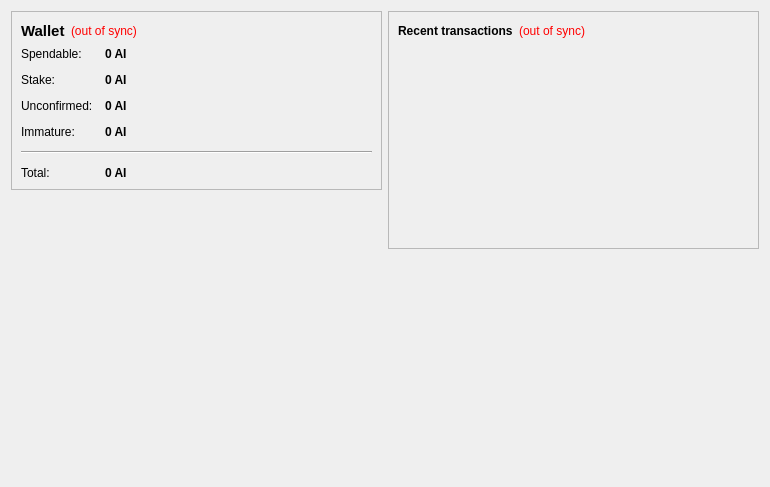
<?xml version="1.0" encoding="UTF-8"?>
<ui version="4.0">
 <class>OverviewPage</class>
 <widget class="QWidget" name="OverviewPage">
  <property name="geometry">
   <rect>
    <x>0</x>
    <y>0</y>
    <width>770</width>
    <height>487</height>
   </rect>
  </property>
  <property name="windowTitle">
   <string>Form</string>
  </property>
  <layout class="QHBoxLayout" name="horizontalLayout" stretch="1,1">
   <item>
    <layout class="QVBoxLayout" name="verticalLayout_2">
     <item>
      <widget class="QFrame" name="frame">
       <property name="frameShape">
        <enum>QFrame::StyledPanel</enum>
       </property>
       <property name="frameShadow">
        <enum>QFrame::Raised</enum>
       </property>
       <layout class="QVBoxLayout" name="verticalLayout_4">
        <item>
         <layout class="QHBoxLayout" name="horizontalLayout_4">
          <item>
           <widget class="QLabel" name="label_5">
            <property name="font">
             <font>
              <pointsize>11</pointsize>
              <weight>75</weight>
              <bold>true</bold>
             </font>
            </property>
            <property name="text">
             <string>Wallet</string>
            </property>
           </widget>
          </item>
          <item>
           <widget class="QLabel" name="labelWalletStatus">
            <property name="toolTip">
             <string>The displayed information may be out of date. Your wallet automatically synchronizes with the Artificial_Intelligence network after a connection is established, but this process has not completed yet.</string>
            </property>
            <property name="styleSheet">
             <string notr="true">QLabel { color: red; }</string>
            </property>
            <property name="text">
             <string notr="true">(out of sync)</string>
            </property>
            <property name="alignment">
             <set>Qt::AlignLeading|Qt::AlignLeft|Qt::AlignVCenter</set>
            </property>
           </widget>
          </item>
          <item>
           <spacer name="horizontalSpacer_2">
            <property name="orientation">
             <enum>Qt::Horizontal</enum>
            </property>
            <property name="sizeHint" stdset="0">
             <size>
              <width>40</width>
              <height>20</height>
             </size>
            </property>
           </spacer>
          </item>
         </layout>
        </item>
        <item>
         <layout class="QFormLayout" name="formLayout_2">
          <property name="fieldGrowthPolicy">
           <enum>QFormLayout::AllNonFixedFieldsGrow</enum>
          </property>
          <property name="horizontalSpacing">
           <number>12</number>
          </property>
          <property name="verticalSpacing">
           <number>12</number>
          </property>
          <item row="0" column="0">
           <widget class="QLabel" name="label">
            <property name="text">
             <string>Spendable:</string>
            </property>
           </widget>
          </item>
          <item row="0" column="1">
           <widget class="QLabel" name="labelBalance">
            <property name="font">
             <font>
              <weight>75</weight>
              <bold>true</bold>
             </font>
            </property>
            <property name="cursor">
             <cursorShape>IBeamCursor</cursorShape>
            </property>
            <property name="toolTip">
             <string>Your current spendable balance</string>
            </property>
            <property name="text">
             <string notr="true">0 AI</string>
            </property>
            <property name="textInteractionFlags">
             <set>Qt::LinksAccessibleByMouse|Qt::TextSelectableByKeyboard|Qt::TextSelectableByMouse</set>
            </property>
           </widget>
          </item>
          <item row="1" column="0">
           <widget class="QLabel" name="label_6">
            <property name="text">
             <string>Stake:</string>
            </property>
           </widget>
          </item>
          <item row="1" column="1">
           <widget class="QLabel" name="labelStake">
            <property name="font">
             <font>
              <weight>75</weight>
              <bold>true</bold>
             </font>
            </property>
            <property name="cursor">
             <cursorShape>IBeamCursor</cursorShape>
            </property>
            <property name="toolTip">
             <string>Total of coins that was staked, and do not yet count toward the current balance</string>
            </property>
            <property name="text">
             <string notr="true">0 AI</string>
            </property>
            <property name="textInteractionFlags">
             <set>Qt::LinksAccessibleByMouse|Qt::TextSelectableByKeyboard|Qt::TextSelectableByMouse</set>
            </property>
           </widget>
          </item>
          <item row="2" column="0">
           <widget class="QLabel" name="label_3">
            <property name="text">
             <string>Unconfirmed:</string>
            </property>
           </widget>
          </item>
          <item row="2" column="1">
           <widget class="QLabel" name="labelUnconfirmed">
            <property name="font">
             <font>
              <weight>75</weight>
              <bold>true</bold>
             </font>
            </property>
            <property name="cursor">
             <cursorShape>IBeamCursor</cursorShape>
            </property>
            <property name="toolTip">
             <string>Total of transactions that have yet to be confirmed, and do not yet count toward the current balance</string>
            </property>
            <property name="text">
             <string notr="true">0 AI</string>
            </property>
            <property name="textInteractionFlags">
             <set>Qt::LinksAccessibleByMouse|Qt::TextSelectableByKeyboard|Qt::TextSelectableByMouse</set>
            </property>
           </widget>
          </item>
          <item row="3" column="0">
           <widget class="QLabel" name="labelImmatureText">
            <property name="text">
             <string>Immature:</string>
            </property>
           </widget>
          </item>
          <item row="3" column="1">
           <widget class="QLabel" name="labelImmature">
            <property name="font">
             <font>
              <weight>75</weight>
              <bold>true</bold>
             </font>
            </property>
            <property name="toolTip">
             <string>Mined balance that has not yet matured</string>
            </property>
            <property name="text">
             <string notr="true">0 AI</string>
            </property>
            <property name="textInteractionFlags">
             <set>Qt::LinksAccessibleByMouse|Qt::TextSelectableByKeyboard|Qt::TextSelectableByMouse</set>
            </property>
           </widget>
          </item>
          <item row="4" column="0" colspan="2">
           <widget class="Line" name="line">
            <property name="orientation">
             <enum>Qt::Horizontal</enum>
            </property>
           </widget>
          </item>
          <item row="5" column="0">
           <widget class="QLabel" name="labelTotalText">
            <property name="text">
             <string>Total:</string>
            </property>
           </widget>
          </item>
          <item row="5" column="1">
           <widget class="QLabel" name="labelTotal">
            <property name="font">
             <font>
              <weight>75</weight>
              <bold>true</bold>
             </font>
            </property>
            <property name="cursor">
             <cursorShape>IBeamCursor</cursorShape>
            </property>
            <property name="toolTip">
             <string>Your current total balance</string>
            </property>
            <property name="text">
             <string notr="true">0 AI</string>
            </property>
            <property name="textInteractionFlags">
             <set>Qt::LinksAccessibleByMouse|Qt::TextSelectableByKeyboard|Qt::TextSelectableByMouse</set>
            </property>
           </widget>
          </item>
         </layout>
        </item>
       </layout>
      </widget>
     </item>
     <item>
      <spacer name="verticalSpacer">
       <property name="orientation">
        <enum>Qt::Vertical</enum>
       </property>
       <property name="sizeHint" stdset="0">
        <size>
         <width>20</width>
         <height>40</height>
        </size>
       </property>
      </spacer>
     </item>
     <item>
      <widget class="QLabel" name="label_2">
       <property name="autoFillBackground">
        <bool>true</bool>
       </property>
       <property name="text">
        <string/>
       </property>
       <property name="pixmap">
        <pixmap>:/icons/drmbg</pixmap>
       </property>
       <property name="scaledContents">
        <bool>false</bool>
       </property>
       <property name="margin">
        <number>0</number>
       </property>
      </widget>
     </item>
    </layout>
   </item>
   <item>
    <layout class="QVBoxLayout" name="verticalLayout_3">
     <item>
      <widget class="QFrame" name="frame_2">
       <property name="frameShape">
        <enum>QFrame::StyledPanel</enum>
       </property>
       <property name="frameShadow">
        <enum>QFrame::Raised</enum>
       </property>
       <layout class="QVBoxLayout" name="verticalLayout">
        <item>
         <layout class="QHBoxLayout" name="horizontalLayout_2">
          <item>
           <widget class="QLabel" name="label_4">
            <property name="text">
             <string>&lt;b&gt;Recent transactions&lt;/b&gt;</string>
            </property>
           </widget>
          </item>
          <item>
           <widget class="QLabel" name="labelTransactionsStatus">
            <property name="toolTip">
             <string>The displayed information may be out of date. Your wallet automatically synchronizes with the Artificial_Intelligence network after a connection is established, but this process has not completed yet.</string>
            </property>
            <property name="styleSheet">
             <string notr="true">QLabel { color: red; }</string>
            </property>
            <property name="text">
             <string notr="true">(out of sync)</string>
            </property>
            <property name="alignment">
             <set>Qt::AlignRight|Qt::AlignTrailing|Qt::AlignVCenter</set>
            </property>
           </widget>
          </item>
          <item>
           <spacer name="horizontalSpacer">
            <property name="orientation">
             <enum>Qt::Horizontal</enum>
            </property>
            <property name="sizeHint" stdset="0">
             <size>
              <width>40</width>
              <height>20</height>
             </size>
            </property>
           </spacer>
          </item>
         </layout>
        </item>
        <item>
         <widget class="QListView" name="listTransactions">
          <property name="styleSheet">
           <string notr="true">QListView { background: transparent; }</string>
          </property>
          <property name="frameShape">
           <enum>QFrame::NoFrame</enum>
          </property>
          <property name="verticalScrollBarPolicy">
           <enum>Qt::ScrollBarAlwaysOff</enum>
          </property>
          <property name="horizontalScrollBarPolicy">
           <enum>Qt::ScrollBarAlwaysOff</enum>
          </property>
          <property name="selectionMode">
           <enum>QAbstractItemView::NoSelection</enum>
          </property>
         </widget>
        </item>
       </layout>
      </widget>
     </item>
     <item>
      <spacer name="verticalSpacer_2">
       <property name="orientation">
        <enum>Qt::Vertical</enum>
       </property>
       <property name="sizeHint" stdset="0">
        <size>
         <width>20</width>
         <height>40</height>
        </size>
       </property>
      </spacer>
     </item>
    </layout>
   </item>
  </layout>
 </widget>
 <resources>
  <include location="../bitcoin.qrc"/>
 </resources>
 <connections/>
</ui>
